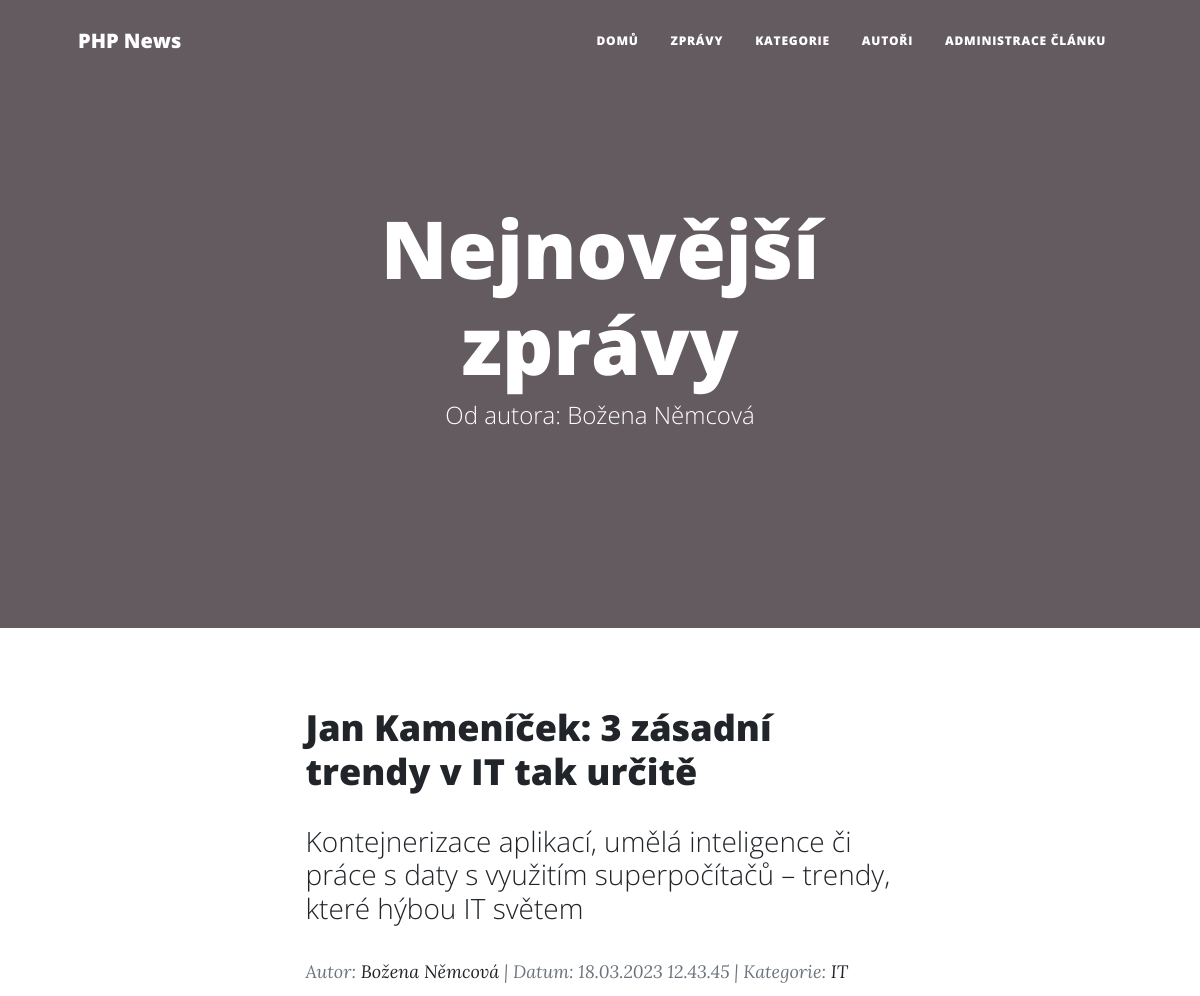
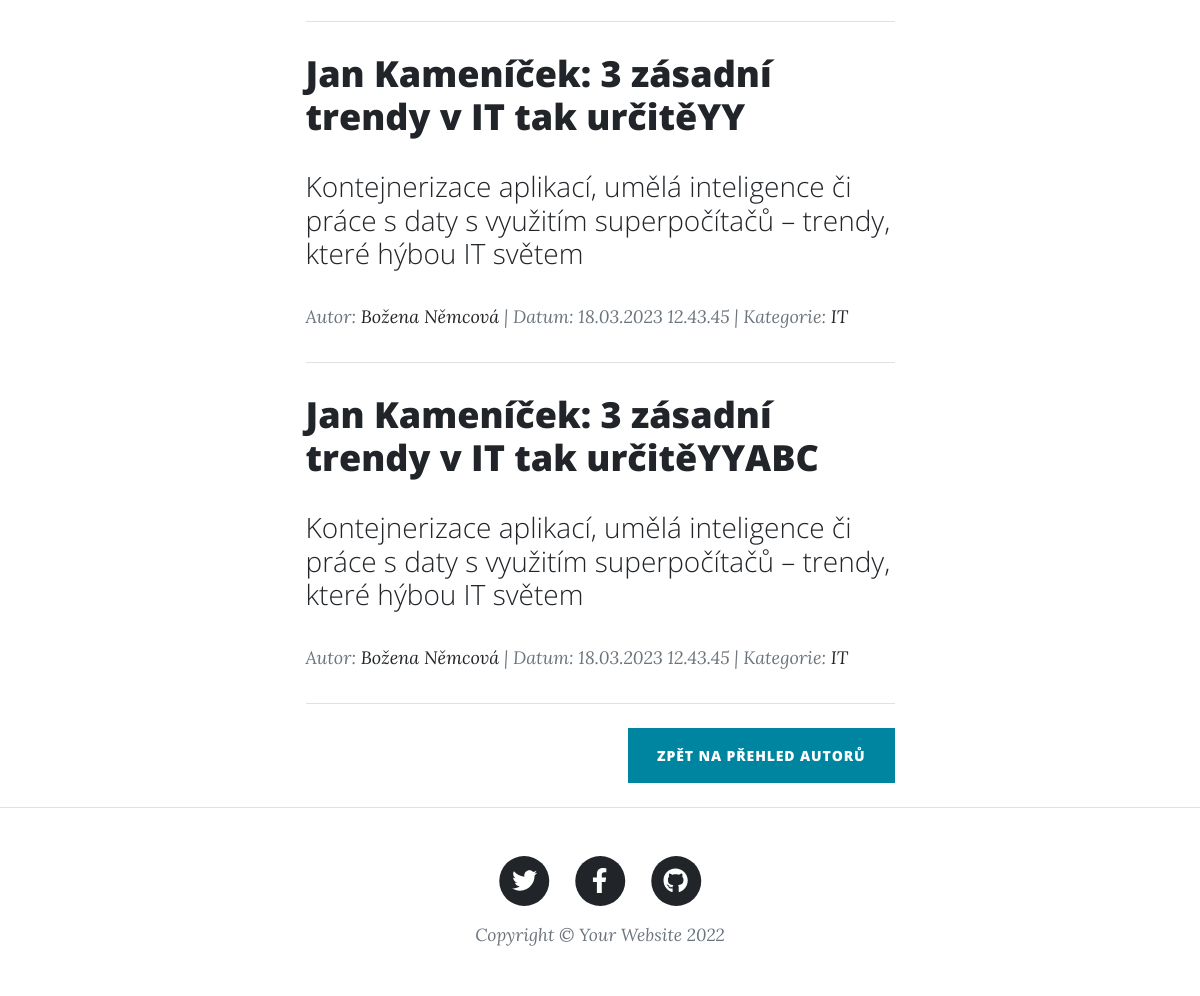
The app's page /post_by_author.php?id=1 with its own data (2 pictures, top to bottom).
### tables this page shows
CREATE TABLE `tbAuthors` (
  `Id` int(11) NOT NULL,
  `Name` varchar(50) NOT NULL,
  `Surname` varchar(50) NOT NULL,
  `AuthDesc` varchar(200) NOT NULL,
  `Email` varchar(100) DEFAULT NULL,
  `Password` varchar(150) DEFAULT NULL,
  `IsAdmin` tinyint(1) NOT NULL
);

CREATE TABLE `tbPost` (
  `Id` int(11) NOT NULL,
  `IdAuthor` int(11) NOT NULL,
  `IdCategory` int(11) NOT NULL,
  `Title` varchar(200) NOT NULL,
  `Date` datetime NOT NULL DEFAULT current_timestamp(),
  `Content` text NOT NULL,
  `Preview` text NOT NULL,
  `Active` tinyint(1) NOT NULL
);

CREATE TABLE `tbCategories` (
  `Id` int(11) NOT NULL,
  `CatName` varchar(50) NOT NULL,
  `Description` varchar(100) NOT NULL
);

### Model/BaseRepository.php (called while the page is built, shortened)
<?php
abstract class BaseRepository
{
    public function __construct(Database $db)
    {
        $this->db = $db;
    }
}

### Model/AuthorRepository.php (called while the page is built, shortened)
<?php
class AuthorRepository extends BaseRepository
{
    public function getAuthor($authId)
    {
        $sql = 'SELECT * FROM tbAuthors a
                WHERE a.Id = :id';
        $params = [
            ':id' => $authId,
        ];
        return $this->db->selectSingle($sql, $params);
    }
}

### Model/Database.php (called while the page is built, shortened)
<?php
class Database
{
    private $conn;
    public function __construct()
    {
        $this->conn = new PDO('mysql:host=' . self::HOST . ';dbname=' . self::DBNAME,
            self::USER,
            self::PASSWORD, [
                PDO::ATTR_ERRMODE => PDO::ERRMODE_EXCEPTION,
            ]);
        $this->conn->query('SET NAMES utf8');
    }
    public function select($sql, $params = [])
    {
        $stmt = $this->execute($sql, $params);
        return $stmt->fetchAll();
    }
    public function selectSingle($sql, $params = [])
    {
        $stmt = $this->execute($sql, $params);
        return $stmt->fetch();
    }
    private function execute($sql, $params = [])
    {
        $stmt = $this->conn->prepare($sql);
        $stmt->execute($params);
        return $stmt;
    }
}

### Model/PostRepository.php (called while the page is built, shortened)
<?php
class PostRepository extends BaseRepository
{
    public function getPostsByAuth($authId)
    {
        $sql = 'SELECT p.*, a.Id as IdAut, a.Name, a.Surname, c.Id as IdCat, c.CatName FROM tbPost p
                INNER JOIN tbAuthors a on a.Id = p.IdAuthor
                INNER JOIN tbCategories c on c.Id = p.IdCategory
                WHERE a.Id = :id AND p.Active = true';
        $params = [
            ':id' => $authId,
        ];
        return $this->db->select($sql, $params);
    }
}

### post_by_author.php (the view, shortened to what this page needs)
<?php
require 'Model\Database.php';
require 'Model\BaseRepository.php';
require 'Model\PostRepository.php';
require 'Model\AuthorRepository.php';
$db = new Database();
$sr = new PostRepository($db);
$x = new AuthorRepository($db);
$posts = $sr->getPostsByAuth($_GET['id']);
$author = $x->getAuthor($_GET['id']);
?>
<!DOCTYPE html>
<html lang="en">
<head>
    <link href="css/styles.css" rel="stylesheet" />
</head>
<body>
<nav class="navbar navbar-expand-lg navbar-light" id="mainNav">
    <div class="container px-4 px-lg-5">
        <a class="navbar-brand" href="index.php">PHP News</a>
        <div class="collapse navbar-collapse" id="navbarResponsive">
            <ul class="navbar-nav ms-auto py-4 py-lg-0">
                <li class="nav-item"><a class="nav-link px-lg-3 py-3 py-lg-4" href="index.php">Domů</a></li>
                <li class="nav-item"><a class="nav-link px-lg-3 py-3 py-lg-4" href="all_posts.php">Zprávy</a></li>
                <li class="nav-item"><a class="nav-link px-lg-3 py-3 py-lg-4" href="category.php">Kategorie</a></li>
                <li class="nav-item"><a class="nav-link px-lg-3 py-3 py-lg-4" href="author.php">Autoři</a></li>
                <li class="nav-item"><a class="nav-link px-lg-3 py-3 py-lg-4" href="admin.php">Administrace článku</a></li>
            </ul>
        </div>
    </div>
</nav>
<header class="masthead" style="background-image: url('assets/img/home-bg.jpg')">
    <div class="container position-relative px-4 px-lg-5">
        <div class="row gx-4 gx-lg-5 justify-content-center">
            <div class="col-md-10 col-lg-8 col-xl-7">
                <div class="site-heading">
                    <h1>Nejnovější zprávy</h1>
                    <span class="subheading">Od autora: <?=  $author['Name'] . " " . $author['Surname'] ?></span>
                </div>
            </div>
        </div>
    </div>
</header>
<div class="container px-4 px-lg-5">
    <div class="row gx-4 gx-lg-5 justify-content-center">
        <div class="col-md-10 col-lg-8 col-xl-7">
            <?php foreach ($posts as $post): ?>
                <div class="post-preview">
                    <a href="post_detail.php?id=<?= $post['Id'] ?>">
                        <h2 class="post-title"><?= $post['Title'] ?></h2>
                        <h3 class="post-subtitle"><?= $post['Preview'] ?></h3>
                    </a>
                    <p class="post-meta">
                        Autor:
                        <a href="post_by_author.php?id=<?= $post['IdAut'] ?>"><?= $post['Name'] . " " . $post['Surname'] ?></a>
                        | Datum: <?= date_format(new DateTime($post['Date']), 'd.m.Y H.i.s'); ?>
                        | Kategorie: <a href="posts_by_category.php?id=<?= $post['IdCat'] ?>"><?= $post['CatName'] ?> </a>
                    </p>
                </div>
                <hr class="my-4" />
            <?php endforeach; ?>
            <div class="d-flex justify-content-end mb-4"><a class="btn btn-primary text-uppercase" href="category.php">Zpět na přehled autorů</a></div>
        </div>
    </div>
</div>
<footer class="border-top">
    <div class="container px-4 px-lg-5">
        <div class="row gx-4 gx-lg-5 justify-content-center">
            <div class="col-md-10 col-lg-8 col-xl-7">
                <ul class="list-inline text-center">
                    <li class="list-inline-item">
                        <a href="#!">
                                    <span class="fa-stack fa-lg">
                                        <i class="fas fa-circle fa-stack-2x"></i>
                                        <i class="fab fa-twitter fa-stack-1x fa-inverse"></i>
                                    </span>
                        </a>
                    </li>
                    <li class="list-inline-item">
                        <a href="#!">
                                    <span class="fa-stack fa-lg">
                                        <i class="fas fa-circle fa-stack-2x"></i>
                                        <i class="fab fa-facebook-f fa-stack-1x fa-inverse"></i>
                                    </span>
                        </a>
                    </li>
                    <li class="list-inline-item">
                        <a href="#!">
                                    <span class="fa-stack fa-lg">
                                        <i class="fas fa-circle fa-stack-2x"></i>
                                        <i class="fab fa-github fa-stack-1x fa-inverse"></i>
                                    </span>
                        </a>
                    </li>
                </ul>
                <div class="small text-center text-muted fst-italic">Copyright &copy; Your Website 2022</div>
            </div>
        </div>
    </div>
</footer>
</body>
</html>

### records on screen
tbauthors: Name "Božena", Surname "Němcová"
tbpost: Title "Jan Kameníček: 3 zásadní trendy v IT tak určitě", Preview "Kontejnerizace aplikací, umělá inteligence či práce s daty s využitím superpočítačů – trendy, které hýbou IT světem", IdAuthor.Name "Božena", IdAuthor.Surname "Němcová", Date "18.03.2023 12.43.45", IdCategory.CatName "IT"
tbpost: Title "Jan Kameníček: 3 zásadní trendy v IT tak určitěYY", Preview "Kontejnerizace aplikací, umělá inteligence či práce s daty s využitím superpočítačů – trendy, které hýbou IT světem", IdAuthor.Name "Božena", IdAuthor.Surname "Němcová", Date "18.03.2023 12.43.45", IdCategory.CatName "IT"
tbpost: Title "Jan Kameníček: 3 zásadní trendy v IT tak určitěYYABC", Preview "Kontejnerizace aplikací, umělá inteligence či práce s daty s využitím superpočítačů – trendy, které hýbou IT světem", IdAuthor.Name "Božena", IdAuthor.Surname "Němcová", Date "18.03.2023 12.43.45", IdCategory.CatName "IT"
